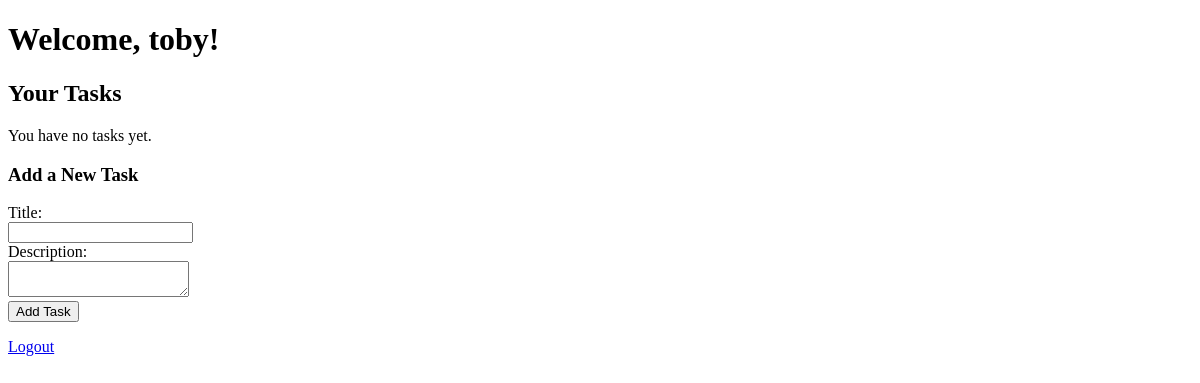
The page / (signed in) on the database as committed earlier.
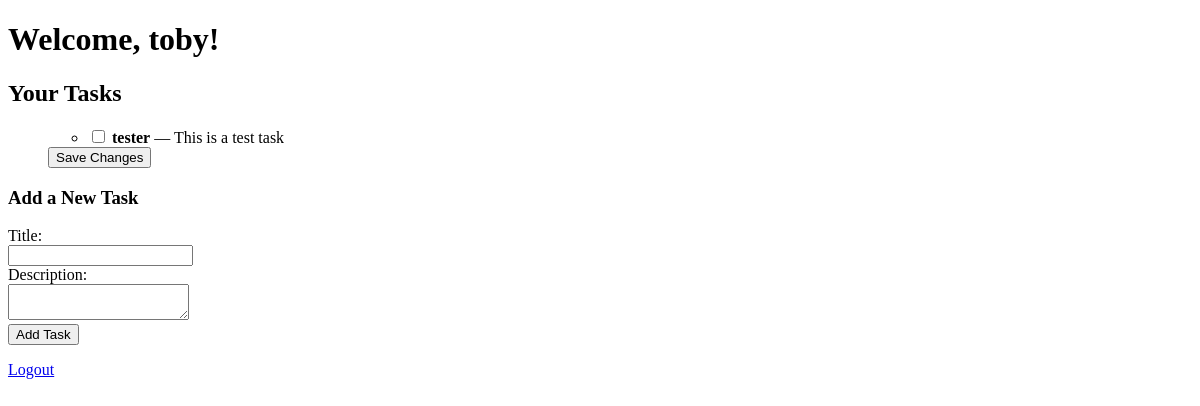
The same page on the database as committed later.
### taskManager/models.py (models this page shows, shortened)
class Task(models.Model):
    title = models.CharField(max_length=200)
    description = models.TextField(blank=True, null=True)
    completed = models.BooleanField(default=False)
    created_at = models.DateTimeField(auto_now_add=True)
    updated_at = models.DateTimeField(auto_now=True)
    owner = models.ForeignKey(User, on_delete=models.CASCADE)

### taskManager/views.py (the view)
# urls.py: path('', task_views.index, name='index'),
@login_required
def index(request):
    user_tasks = Task.objects.filter(owner=request.user)
    return render(request, "taskManager/index.html", {"user_tasks": user_tasks})

### taskManager/templates/taskManager/index.html (shortened to what this page needs)
<!DOCTYPE html>
<html>
<head>
</head>
<body>
<h1>Welcome, {{ user.username }}!</h1>
<h2>Your Tasks</h2>
{% if user_tasks %}
<ul>
    <form method="post" action="{% url 'update_tasks' %}">
        <ul>
            {% for task in user_tasks %}
            <li>
                <label>
                    <input type="checkbox" name="completed_tasks" value="{{ task.id }}" {% if task.completed %}checked{% endif %}>
                    <strong>{{ task.title }}</strong> — {{ task.description }}
                </label>
            </li>
            {% endfor %}
        </ul>
        <button type="submit">Save Changes</button>
    </form>
</ul>
{% else %}
<p>You have no tasks yet.</p>
{% endif %}
<h3>Add a New Task</h3>
<form method="post" action="{% url 'add_task' %}">
    <label for="title">Title:</label><br>
    <input type="text" name="title" required><br>
    <label for="description">Description:</label><br>
    <textarea name="description"></textarea><br>
    <button type="submit">Add Task</button>
</form>
<p><a href="{% url 'login' %}">Logout</a></p>
</body>
</html>

Rows that differ between the two databases and show on the page:
added Task: title "tester", description "This is a test task"
Other text that changed with them:
text no longer shown: "You have no tasks yet."
text now shown: "Save Changes"
